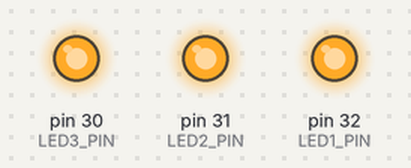
Simulated run of this sketch. Board: Arduino Mega 2560, built with avr-gcc and run on an emulated ATmega2560. On the bench: output pins drawn as LEDs (lit = HIGH).

Above: at 0.1 s.
At 4.17 s:
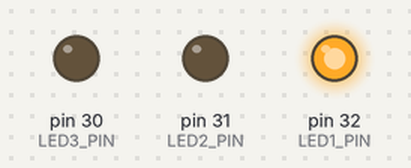
At 10.74 s:
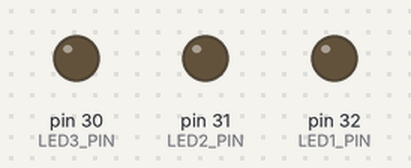
At 16.6 s:
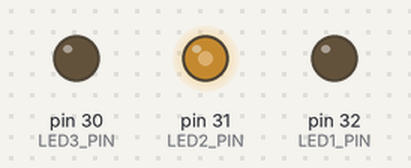
At 29.0 s:
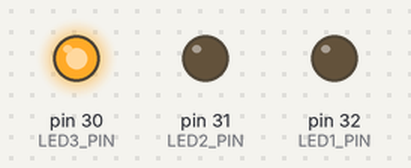
At 39.59 s:
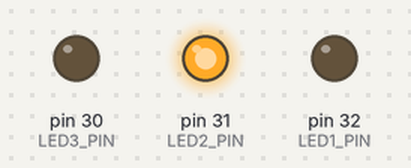
Timing chart, 0 to 40.0 s (numbered marks = the images above):
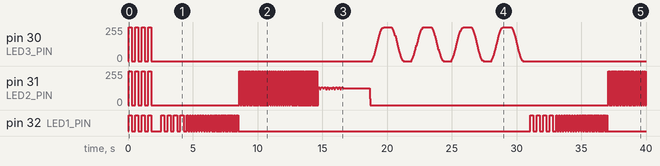

Measured:
- by itself, pin 32 (LED1_PIN): HIGH → LOW at 0.30 s, → HIGH 0.25 s later, → LOW 0.25 s later, → HIGH 0.25 s later, … (143 changes in this stretch)
- by itself, pin 30 (LED3_PIN): 255/255 → 0/255 at 0.30 s, → 255/255 0.25 s later, → 0/255 0.25 s later, → 255/255 0.25 s later, … (185 changes in this stretch)
- by itself, pin 31 (LED2_PIN): 255/255 → 0/255 at 0.30 s, → 255/255 0.25 s later, → 0/255 0.25 s later, → 255/255 0.25 s later, … (388 changes in this stretch)

The sketch:

CH552T_LED_test.ino
```cpp
const int LED1_PIN = 32; // LED_1 P3.2 IO
const int LED2_PIN = 31; // LED_2 P3.1 ソフトPWM(ハードPWM非対応ピン)
const int LED3_PIN = 30; // LED_3 P3.0 ソフトPWM(ハードPWM非対応ピン)

// CH552のハードPWMはP1.4/P1.5/P3.3/P3.4のみ。上記3ピンは非対応のため、
// GPIOのビットバンギング(ソフトPWM)で点滅・PWM・呼吸を生成する。

void allOff() {
  digitalWrite(LED1_PIN, LOW);
  digitalWrite(LED2_PIN, LOW);
  digitalWrite(LED3_PIN, LOW);
}

// delayMicrosecondsの安全域を超える長い待ち(低周波用)を、delay(1)刻みで代替する
void delayUsLong(unsigned long us) {
  while (us >= 1000) {
    delay(1);
    us -= 1000;
  }
  if (us) delayMicroseconds((unsigned int)us);
}

// ソフトPWM: 指定周波数・duty50%の矩形波をdurationMsだけ出力する
void softPwmFreq50(int pin, uint32_t freqHz, unsigned long durationMs) {
  unsigned long halfPeriodUs = 500000UL / freqHz; // 50%duty時の半周期(us)
  unsigned long start = millis();
  while (millis() - start < durationMs) {
    digitalWrite(pin, HIGH);
    delayUsLong(halfPeriodUs);
    digitalWrite(pin, LOW);
    delayUsLong(halfPeriodUs);
  }
  digitalWrite(pin, LOW);
}

// ソフトPWM: 約500Hzのキャリアで、指定duty(0-255)をdurationMsだけ出力する
void softPwmDuty(int pin, uint8_t duty, unsigned long durationMs) {
  const unsigned int PERIOD_US = 2000; // 約500Hz(ちらつき知覚しにくい)
  unsigned int onUs  = (unsigned int)(((unsigned long)PERIOD_US * duty) / 255);
  unsigned int offUs = PERIOD_US - onUs;
  unsigned long start = millis();
  while (millis() - start < durationMs) {
    if (onUs)  { digitalWrite(pin, HIGH); delayMicroseconds(onUs); }
    if (offUs) { digitalWrite(pin, LOW);  delayMicroseconds(offUs); }
  }
  digitalWrite(pin, LOW);
}

// パターン0: 3つ同時点滅で点灯確認（他LEDへの影響が出る唯一の区間）
void pattern0_lampTest() {
  for (int i = 0; i < 4; i++) {
    digitalWrite(LED1_PIN, HIGH);
    digitalWrite(LED2_PIN, HIGH);
    digitalWrite(LED3_PIN, HIGH);
    delay(250);
    allOff();
    delay(250);
  }
}

// 指定ピンを、指定したON時間/OFF時間(ms)のリストで順に点滅させる
void blinkStepsAsym(int pin, const unsigned long onTimes[], const unsigned long offTimes[], int count, unsigned long stepDurationMs) {
  for (int s = 0; s < count; s++) {
    unsigned long start = millis();
    while (millis() - start < stepDurationMs) {
      digitalWrite(pin, HIGH);
      delay(onTimes[s]);
      digitalWrite(pin, LOW);
      delay(offTimes[s]);
    }
  }
  digitalWrite(pin, LOW);
}

// パターン1: LED1のみ、2Hz/5Hz/10Hzで各2秒間点滅（点灯時間と消灯時間が等しい＝duty50%）
void pattern1_led1Blink() {
  const unsigned long onTimes[]  = {250, 100, 50}; // 2Hz, 5Hz, 10Hz の点灯時間(ms)
  const unsigned long offTimes[] = {250, 100, 50}; // 同、消灯時間(ms)
  blinkStepsAsym(LED1_PIN, onTimes, offTimes, 3, 2000);
}

// パターン2: LED2のみ、10〜1000Hzで各2秒間ソフトPWM出力(duty50%)
void pattern2_led2PwmSweep() {
  const uint32_t freqs[] = {10, 20, 40, 80, 1000};
  const int numSteps = sizeof(freqs) / sizeof(freqs[0]);
  const unsigned long STEP_DURATION_MS = 2000;

  for (int s = 0; s < numSteps; s++) {
    softPwmFreq50(LED2_PIN, freqs[s], STEP_DURATION_MS);
  }
  digitalWrite(LED2_PIN, LOW);
}

// 0〜πを33点サンプリングした正弦(呼吸)テーブル。
// float/cos()を使うとFPU非搭載の8051コアCH552TではFLASHに収まらないため整数テーブル化している
const uint8_t SINE_TABLE[33] = {
    0,   1,   2,   5,  10,  15,  21,  29,  37,  47,  57,  67,  79,  90, 103, 115, 128,
  140, 152, 165, 176, 188, 198, 208, 218, 226, 234, 240, 245, 249, 253, 254, 255
};
const int SINE_TABLE_SIZE = 33;

// パターン3: LED3のみ、台形波（duty0〜100%まで立ち上げ→頂点ホールド→立ち下げ→底ホールド）を10秒間
void pattern3_led3Trapezoid() {
  const unsigned long STEP_MS = 31; // ランプ中の1ステップの表示時間
  const unsigned long HOLD_TOP_MS = 500;    // 頂点でのホールド時間
  const unsigned long HOLD_BOTTOM_MS = 500; // 底でのホールド時間
  const unsigned long TOTAL_MS = 10000;

  unsigned long start = millis();
  while (millis() - start < TOTAL_MS) {
    for (int idx = 0; idx < SINE_TABLE_SIZE; idx++) { // 立ち上げ(duty0%→100%)
      softPwmDuty(LED3_PIN, SINE_TABLE[idx], STEP_MS);
    }
    softPwmDuty(LED3_PIN, 255, HOLD_TOP_MS); // 頂点ホールド
    for (int idx = SINE_TABLE_SIZE - 1; idx >= 0; idx--) { // 立ち下げ(duty100%→0%)
      softPwmDuty(LED3_PIN, SINE_TABLE[idx], STEP_MS);
    }
    delay(HOLD_BOTTOM_MS); // 底ホールド(消灯)
  }
  digitalWrite(LED3_PIN, LOW);
}

void setup() {
  pinMode(LED1_PIN, OUTPUT);
  pinMode(LED2_PIN, OUTPUT);
  pinMode(LED3_PIN, OUTPUT);
  allOff();
  delay(50);

  pattern0_lampTest();
  delay(500);
}

void loop() {
  pattern1_led1Blink();
  delay(50);
  pattern2_led2PwmSweep();
  delay(50);
  pattern3_led3Trapezoid();
  delay(50);
}
```
